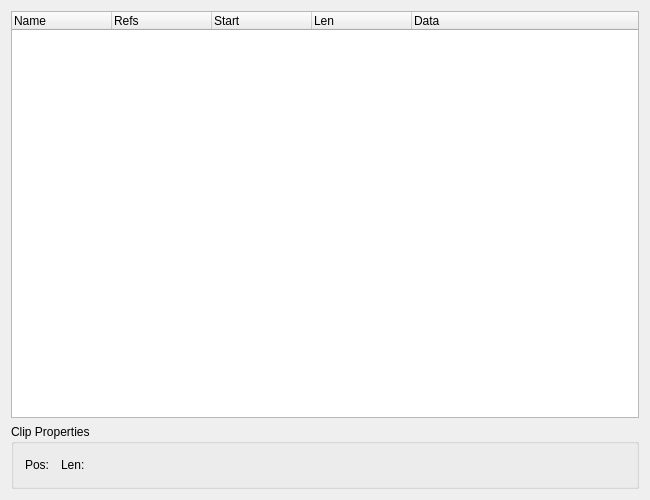
<?xml version="1.0" encoding="UTF-8"?>
<ui version="4.0">
 <class>ClipListEditorBase</class>
 <widget class="QWidget" name="ClipListEditorBase">
  <property name="geometry">
   <rect>
    <x>0</x>
    <y>0</y>
    <width>650</width>
    <height>500</height>
   </rect>
  </property>
  <property name="minimumSize">
   <size>
    <width>650</width>
    <height>500</height>
   </size>
  </property>
  <property name="windowTitle">
   <string>LOS: ClipList</string>
  </property>
  <layout class="QVBoxLayout">
   <property name="spacing">
    <number>6</number>
   </property>
   <property name="margin">
    <number>11</number>
   </property>
   <item>
    <widget class="QTreeWidget" name="view">
     <property name="rootIsDecorated">
      <bool>true</bool>
     </property>
     <property name="allColumnsShowFocus">
      <bool>true</bool>
     </property>
     <column>
      <property name="text">
       <string>Name</string>
      </property>
     </column>
     <column>
      <property name="text">
       <string>Refs</string>
      </property>
     </column>
     <column>
      <property name="text">
       <string>Start</string>
      </property>
     </column>
     <column>
      <property name="text">
       <string>Len</string>
      </property>
     </column>
     <column>
      <property name="text">
       <string>Data</string>
      </property>
     </column>
    </widget>
   </item>
   <item>
    <widget class="QGroupBox" name="GroupBox1">
     <property name="title">
      <string>Clip Properties</string>
     </property>
     <layout class="QHBoxLayout">
      <property name="spacing">
       <number>6</number>
      </property>
      <property name="margin">
       <number>11</number>
      </property>
      <item>
       <widget class="QLabel" name="TextLabel1">
        <property name="text">
         <string>Pos:</string>
        </property>
        <property name="wordWrap">
         <bool>false</bool>
        </property>
       </widget>
      </item>
      <item>
       <widget class="Awl::PosEdit" name="start" native="true">
        <property name="smpte" stdset="0">
         <bool>true</bool>
        </property>
       </widget>
      </item>
      <item>
       <widget class="QLabel" name="TextLabel2">
        <property name="text">
         <string>Len:</string>
        </property>
        <property name="wordWrap">
         <bool>false</bool>
        </property>
       </widget>
      </item>
      <item>
       <widget class="Awl::PosEdit" name="len" native="true">
        <property name="smpte" stdset="0">
         <bool>true</bool>
        </property>
       </widget>
      </item>
      <item>
       <spacer name="Spacer1">
        <property name="orientation">
         <enum>Qt::Horizontal</enum>
        </property>
        <property name="sizeType">
         <enum>QSizePolicy::Expanding</enum>
        </property>
        <property name="sizeHint" stdset="0">
         <size>
          <width>20</width>
          <height>20</height>
         </size>
        </property>
       </spacer>
      </item>
     </layout>
    </widget>
   </item>
  </layout>
 </widget>
 <layoutdefault spacing="6" margin="11"/>
 <customwidgets>
  <customwidget>
   <class>Awl::PosEdit</class>
   <extends>QWidget</extends>
   <header>awl/posedit.h</header>
  </customwidget>
 </customwidgets>
 <resources/>
 <connections/>
</ui>
